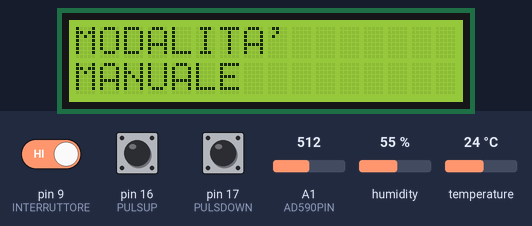
A sketch run on a simulated Arduino Uno, built with avr-gcc and run on an emulated ATmega328P. Shown: 16×2 character LCD. The test bench sets the inputs (shaded band); at power-on: pin 9 (INTERRUTTORE) HIGH, humidity 55 %, A1 (AD590PIN) = 512, pin 16 (PULSUP) LOW, pin 17 (PULSDOWN) LOW, temperature 24 °C. What the sketch prints to the serial monitor is not drawn.

Above: at 1.6 s.
1.7 s: pin 9 (INTERRUTTORE) driven LOW
At 4.3 s:
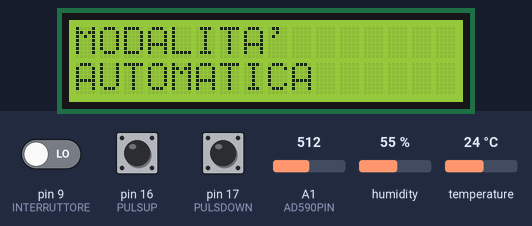
14.3 s: humidity set to 22 %
At 22.2 s:
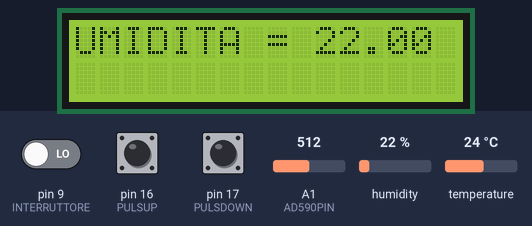
25.7 s: pin 9 (INTERRUTTORE) driven HIGH
At 28.8 s:
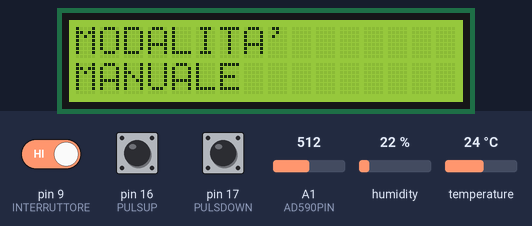
Timing chart, 0 to 30.3 s (numbered marks = the images above; inputs shaded):
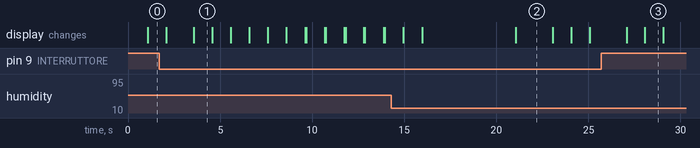

The sketch:

codice.ino
```cpp
/********************************************************
* Seconda Esperienza Secondo Periodo Sistemi Automatici
* Bosi Mattia 5°N
* LA SCHEDA SCELTA PER QUESTO PROGETTO E' ARDUINO UNO
***********************************************************/
/***********************************************************
* PIN ANALOGICI CHE SI POSSONO UTILIZZARE COME DIGITALI
* A0 = 14 - A1 = 15 - A2 = 16 - A3 = 17 - A4= 18 - A5 = 19
*
************************************************************/
#include <Adafruit_Sensor.h>
#include <DHT.h>
#include "DHT.h"

#include <LiquidCrystal.h>


#define DHTTYPE DHT11
#define DHTPIN 7
#define RELEVENTOLA 8
#define RELERISCALDATORE 12
#define AD590PIN A1
#define DIM 5
#define INTERRUTTORE 9
#define PULSUP 16
#define PULSDOWN 17

int TEMPMAX = 0;
int TEMPMIN = 0;
int modTempMax;
int modTempMin;
float temperatura[DIM];
float umidita[DIM];
float valoreAnalogico[DIM];
float tempIstDht;
float tempIstAd590;
float tempAd590;
float tempAd590Volt;
float valoreUmidita = 0;
float media = 0;
int val2 = 0;
int dim = 5;
int val;
int i;


LiquidCrystal lcd(13,11,6,5,4,3);
DHT dht(DHTPIN,DHTTYPE);


void setup()
{
  Serial.begin(9600);

  //dichiarazione pin

  pinMode(RELEVENTOLA, INPUT);
  pinMode(RELERISCALDATORE,INPUT);
  pinMode(DHTPIN,INPUT);
  pinMode(AD590PIN,INPUT);
  pinMode(INTERRUTTORE,INPUT);
  pinMode(PULSUP, INPUT);
  pinMode(PULSDOWN, INPUT);
  TEMPMAX = 24;
  TEMPMIN = 19;
  modTempMax=0;
  modTempMin=0;


  //INIZIALIZZAZIONE DISPLAY LCD
  lcd.begin(16,2);
  lcd.setCursor(0,0);

}

void loop()
{

    int val = digitalRead(INTERRUTTORE); //LETTURA STATO INTERRUTTORE

    delay(1000);


    if(val == 0)  //MODALITA AUTOMATICA
    {

      digitalWrite(RELERISCALDATORE, LOW);
      digitalWrite(RELEVENTOLA, LOW);
      lcd.print("MODALITA'");
      lcd.setCursor(0,1);
      lcd.print("AUTOMATICA");
      Serial.println("MODALITA' AUTOMATICA");

      delay(1000);
      lcd.clear();


      misuroTemperatura();
      misuroUmidita();
      calcoloMedia();

    }

    if(val == 1)  //MODALITA MANUALE
    {

      lcd.print("MODALITA'");
      lcd.setCursor(0,1);
      lcd.print("MANUALE");
      delay(1000);
      lcd.clear();

      modifTemp();


    }


}


float misuroTemperatura() //FUNZIONE CHE ACQUISISCE I VALORI DI TEMPERATURA
{
i=0;
val == digitalRead(INTERRUTTORE);
int conta = 5;
if(val==0)
{       while( conta > 0)
        {
                lcd.print("ACQUISIZIONE FRA");
                lcd.setCursor(0,1);

                lcd.print(conta);
                conta--;
                delay(1000);
                lcd.clear();

        }

       do
       {

          tempAd590Volt = analogRead(AD590PIN);

          tempAd590 = map(tempAd590Volt,0, 1023, 273, 353);
          tempIstAd590 = (tempAd590 - 293);

          tempIstDht = dht.readTemperature();
          //tempIstDht = 22;

          delay(50);
          temperatura[i] = (tempIstDht + tempIstAd590)/2;


          Serial.println(i);


          Serial.print("TEMP DHT = ");
          Serial.print(tempIstDht);
          Serial.println("°C");

          Serial.print("TEMP AD = ");
          Serial.print(tempIstAd590);
          Serial.println("°C");

          lcd.print("MISURAZIONE T");
          lcd.setCursor(0,1);
          lcd.print("IN CORSO...");

        delay(1000);

        i++;
        lcd.clear();

      }while(i<DIM);
      for(i=0;i<DIM;i++)
      {
        Serial.print("TEMP ");
        Serial.print(i);
        Serial.print(" = ");
        Serial.println(temperatura[i]);
        delay(200);
      }
   }
   if(val==1)
   {
        lcd.clear();
        delay(1000);
        return 1;
   }


}

float misuroUmidita()
{
  i=0;
  valoreUmidita=0;
  val == digitalRead(INTERRUTTORE);
    if(val == 0)
    {
        do
        {
          umidita[i] = dht.readHumidity();

          valoreUmidita = valoreUmidita + umidita[i];
          Serial.println(i);

          Serial.print("UMIDITA' = ");
          Serial.println(umidita[i]);

          lcd.print("MISURAZIONE UM");
          lcd.setCursor(0,1);
          lcd.print("IN CORSO...");
          delay(1000);
          lcd.clear();

          i++;
        }while(i<DIM);

        valoreUmidita = valoreUmidita/DIM;

        Serial.print("MEDIA UMIDITA' = ");
        Serial.println(valoreUmidita);
        lcd.print("UMIDITA = ");
        lcd.print(valoreUmidita);
        delay(2000);
        lcd.clear();
    }
    if(val == 1)
    {
        lcd.clear();
        delay(1000);
        return 1;
    }

}

float calcoloMedia()
{
    digitalWrite(RELERISCALDATORE, LOW);
    digitalWrite(RELEVENTOLA, LOW);
    val == digitalRead(INTERRUTTORE);
    media = 0;
    if(val==0)
    {
        for(i=0;i<DIM;i++)
        {
          media = media + temperatura[i];
          delay(200);
        }

        media = media/DIM;

        lcd.print("MEDIA TEMP = ");
        lcd.print(media);
        Serial.print("MEDIA TEMP = ");
        Serial.print(media);
        Serial.println("°C");

        delay(1000);
        lcd.clear();

      if(media < TEMPMIN )
      {
         tempBassa();
      }
      else if (media > TEMPMAX)
      {
         tempAlta();
      }
      else
      {
          lcd.clear();
          lcd.print("TEMP OK...");

          Serial.println("TEMP OK...");

          delay(2000);
          lcd.clear();
      }


  }
  if(val ==1)
  {
    lcd.clear();
    delay(1000);
    return 1;
  }

}


void tempBassa()
{
    lcd.clear();
    lcd.print("ATTIVO");
    lcd.setCursor(0,1);
    lcd.print("RISCALDATORE");


    Serial.println("ATTIVO RISCALDATORE");
    digitalWrite(RELERISCALDATORE, HIGH);

    delay(2000);

    lcd.clear();
}

void tempAlta()
{

    lcd.clear();
    lcd.print("ATTIVO");
    lcd.setCursor(0,1);
    lcd.print("VENTOLA");

    Serial.println("ATTIVO VENTOLA");
    digitalWrite(RELEVENTOLA, HIGH);
    delay(2000);

    lcd.clear();

}

int modifTemp()     //FUNZIONE CHE MODIFICA LA TEMP IN MODALITA MANUALE
{
  i=0;
  val == digitalRead(INTERRUTTORE);

  delay(500);

  if(digitalRead(INTERRUTTORE) == 0)
  {
    return 1;
  }
  else if(digitalRead(INTERRUTTORE) == 1)
  {
    if(digitalRead(PULSDOWN) == HIGH &&  digitalRead(PULSUP) == LOW ) //MODIFICA TEMP MAX
    {
        do
        {
          modTempMax = modTempMax +1;
          delay(1000);
          lcd.print("TEMPMAX = ");
          lcd.print(modTempMax);
          delay(1000);
          lcd.clear();

        }while(digitalRead(PULSUP) == LOW);
        lcd.clear();
    }

    delay(1000);

     if(digitalRead(PULSDOWN) == LOW && digitalRead(PULSUP) == HIGH)  //MODIFICA TEMP MIN
    {
        do
        {
          modTempMin = modTempMin +1;
          delay(1000);
          lcd.print("TEMPMIN = ");
          lcd.print(modTempMin);
          delay(1000);
          lcd.clear();

        }while(digitalRead(PULSDOWN) == LOW);
      lcd.clear();
    }

    delay(1000);


  if (digitalRead(PULSDOWN) == HIGH && digitalRead(PULSUP) == HIGH )
    {
      do
      {
        TEMPMIN = modTempMin;
        TEMPMAX = modTempMax;

        lcd.clear();
        lcd.print("TEMPMIN IMPOSTATA");
        lcd.setCursor(0,1);
        lcd.print(TEMPMIN);
        delay(2000);
        lcd.clear();

        lcd.print("TEMPMAX IMPOSTATA");
        lcd.setCursor(0,1);
        lcd.print(TEMPMAX);
        delay(2000);
        lcd.clear();

      }while(digitalRead(PULSDOWN) == HIGH && digitalRead(PULSUP) == HIGH && digitalRead(INTERRUTTORE) == 1 );

      lcd.clear();
    }
  }

}
```

Measured:
- after the input at 1.7 s, the display: first differs from a run without the input after 1.9 s (image 1)
- after the input at 25.7 s, the display: first differs from a run without the input after 2.4 s (image 3)
- what the display in image 1 shows lasts 1.0 s, from 3.6 s to 4.6 s
- what the display in image 2 shows lasts 2.0 s, from 21.1 s to 23.1 s
